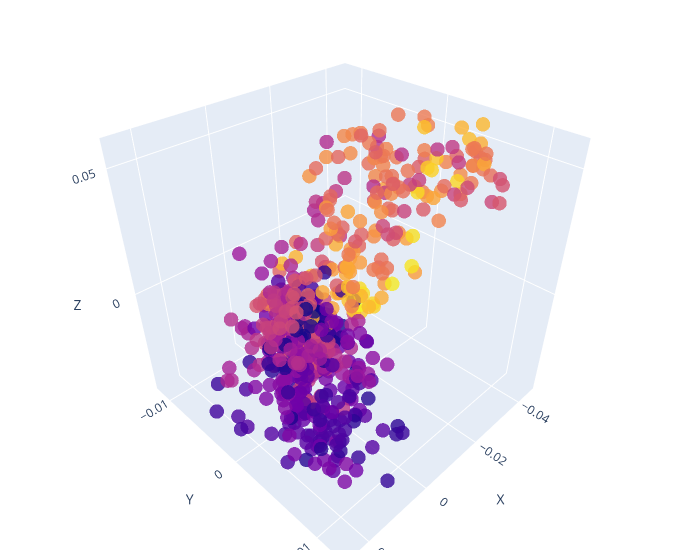

The notebook cell this image was saved under:
### Markdown cell above
## actions

### Code cell
# Sample 3D data
x, y, z = actions[:, 0], actions[:, 1], actions[:, 2] # ee_pose[:, 0], ee_pose[:, 1], ee_pose[:, 2]

# Create a 3D scatter plot
fig = go.Figure(data=[go.Scatter3d(x=x, y=y, z=z, mode='markers',
                                   marker=dict(size=5,
                                               color=colors, # actions[:,-1], # z,  # set color to an array/list of desired values
                                               #colorscale='inferno',  # choose a colorscale
                                               opacity=0.8))])

# Make the plot interactive by allowing user to rotate, zoom, etc.
fig.update_layout(scene=dict(
                    xaxis_title='X',
                    yaxis_title='Y',
                    zaxis_title='Z'),
                  width=700,
                  margin=dict(r=20, b=10, l=10, t=10))

fig.show()

### Figure 1 — Plotly figure (JSON) as saved in the notebook; plotly's stock layout.template omitted (floating-point values rounded to 4 significant figures; data arrays with more than 128 entries replaced by an {"elided": "..."} marker saying what was removed)
{"data": [{"marker": {"color": {"elided": "636 int values"}, "opacity": 0.8, "size": 5}, "mode": "markers", "type": "scatter3d", "x": {"elided": "636 float values"}, "y": {"elided": "636 float values"}, "z": {"elided": "636 float values"}}], "layout": {"margin": {"b": 10, "l": 10, "r": 20, "t": 10}, "scene": {"xaxis": {"title": {"text": "X"}}, "yaxis": {"title": {"text": "Y"}}, "zaxis": {"title": {"text": "Z"}}}, "width": 700}}
